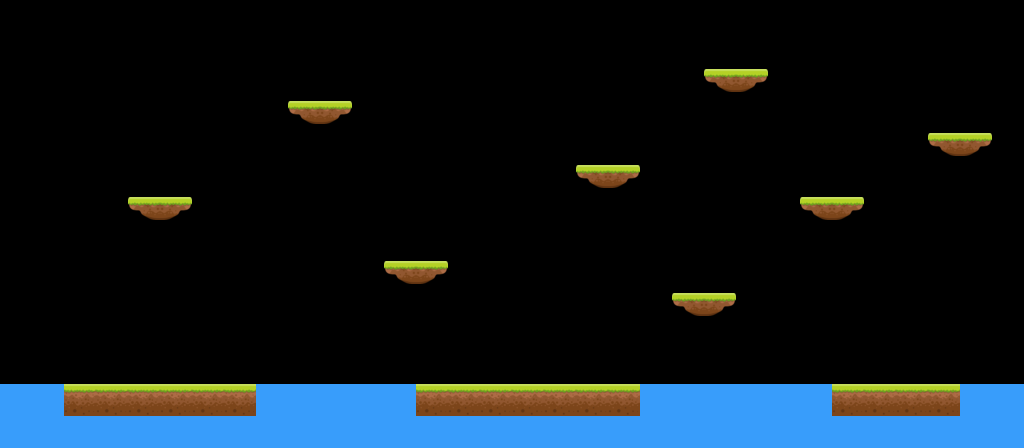

Rendered tile map (Tiled .tmx) drawn with the repository's tilesets; below, a short description and the map source with its tile grids summarised:
An orthogonal 32x14 tile map with 32x32 px tiles, 1 tile layer (Ground) and 30 objects (14x meat, 14x waves, Start).

<map version="1.2" tiledversion="1.3.3" orientation="orthogonal" renderorder="right-down" width="32" height="14" tilewidth="32" tileheight="32" infinite="0" nextlayerid="3" nextobjectid="55">
 <editorsettings>
  <export target="../assets/levels/dinoworld32.json" format="json" />
 </editorsettings>
 <tileset firstgid="1" name="dino-world-32" tilewidth="32" tileheight="32" spacing="2" margin="1" tilecount="9" columns="3">
  <image source="dino-world-32.png" width="102" height="102" />
 </tileset>
 <layer id="1" name="Ground" width="32" height="14">
  <data>[448 cells, 80 non-empty, 4 distinct tile ids]</data>
 </layer>
 <objectgroup id="2" name="Objects">
  <object id="1" name="Start" x="87.2416" y="377.546">
   <point />
  </object>
  <object id="19" type="meat" gid="7" x="928" y="384" width="32" height="32" />
  <object id="20" type="meat" gid="7" x="864" y="384" width="32" height="32" />
  <object id="22" type="meat" gid="7" x="960" y="128" width="32" height="32" />
  <object id="23" type="meat" gid="7" x="832" y="192" width="32" height="32" />
  <object id="24" type="meat" gid="7" x="704" y="288" width="32" height="32" />
  <object id="25" type="meat" gid="7" x="704" y="64" width="32" height="32" />
  <object id="26" type="meat" gid="7" x="608" y="160" width="32" height="32" />
  <object id="27" type="meat" gid="7" x="416" y="256" width="32" height="32" />
  <object id="28" type="meat" gid="7" x="320" y="96" width="32" height="32" />
  <object id="29" type="meat" gid="7" x="160" y="192" width="32" height="32" />
  <object id="30" type="meat" gid="7" x="192" y="384" width="32" height="32" />
  <object id="31" type="meat" gid="7" x="448" y="384" width="32" height="32" />
  <object id="32" type="meat" gid="7" x="512" y="384" width="32" height="32" />
  <object id="33" type="meat" gid="7" x="576" y="384" width="32" height="32" />
  <object id="39" type="waves" gid="4" x="0" y="416" width="32" height="32" />
  <object id="40" type="waves" gid="4" x="32" y="416" width="32" height="32" />
  <object id="41" type="waves" gid="4" x="256" y="416" width="32" height="32" />
  <object id="42" type="waves" gid="4" x="288" y="416" width="32" height="32" />
  <object id="43" type="waves" gid="4" x="320" y="416" width="32" height="32" />
  <object id="44" type="waves" gid="4" x="352" y="416" width="32" height="32" />
  <object id="45" type="waves" gid="4" x="384" y="416" width="32" height="32" />
  <object id="46" type="waves" gid="4" x="640" y="416" width="32" height="32" />
  <object id="47" type="waves" gid="4" x="672" y="416" width="32" height="32" />
  <object id="48" type="waves" gid="4" x="704" y="416" width="32" height="32" />
  <object id="49" type="waves" gid="4" x="736" y="416" width="32" height="32" />
  <object id="50" gid="4" x="768" y="416" width="32" height="32" />
  <object id="51" type="waves" gid="4" x="800" y="416" width="32" height="32" />
  <object id="52" type="waves" gid="4" x="960" y="416" width="32" height="32" />
  <object id="53" type="waves" gid="4" x="992" y="416" width="32" height="32" />
 </objectgroup>
</map>